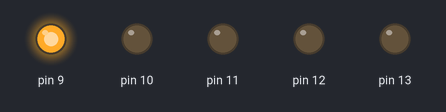
A sketch run on a simulated Arduino Uno, built with avr-gcc and run on an emulated ATmega328P. Shown: output pins drawn as LEDs (lit = HIGH).

Above: at 0.1 s.
At 4.1 s:
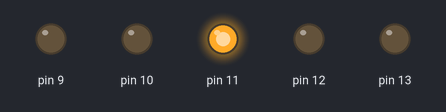
At 8.1 s:
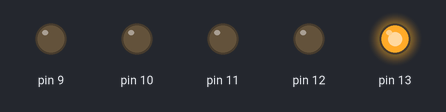
At 14.1 s:
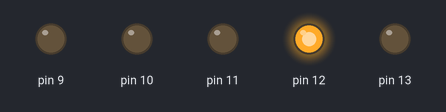
At 22.1 s:
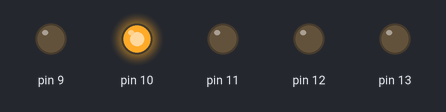
At 29.1 s:
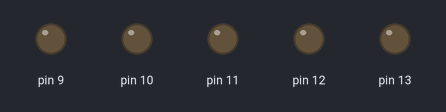
Timing chart, 0 to 40.0 s (numbered marks = the images above):
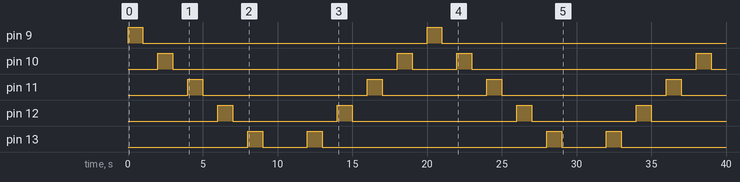

The sketch:

5_leds_knight_rider.ino
```cpp
int i;


void setup() {
 for(i=9;i<14;i++) {
  pinMode (i, OUTPUT);
 }
}

void loop() {
  for (i=9; i<14; i++) {
    digitalWrite(i, HIGH);
    delay(1000);
    digitalWrite(i, LOW);
    delay(1000);
  }
  for (i=14; i>9; i--){
    digitalWrite(i, HIGH);
    delay(1000);
    digitalWrite(i, LOW);
    delay(1000);
  }
}
```

Measured:
- by itself, pin 9: alternates HIGH for 1.0 s and LOW for 19.0 s
- by itself, pin 10: LOW → HIGH at 2.0 s, → LOW 1.0 s later, → HIGH 15.0 s later, → LOW 1.0 s later, … (8 changes in this stretch)
- by itself, pin 11: LOW → HIGH at 4.0 s, → LOW 1.0 s later, → HIGH 11.0 s later, → LOW 1.0 s later, … (8 changes in this stretch)
- by itself, pin 12: LOW → HIGH at 6.0 s, → LOW 1.0 s later, → HIGH 7.0 s later, → LOW 1.0 s later, … (8 changes in this stretch)
- by itself, pin 13: LOW → HIGH at 8.0 s, → LOW 1.0 s later, → HIGH 3.0 s later, → LOW 1.0 s later, … (8 changes in this stretch)
